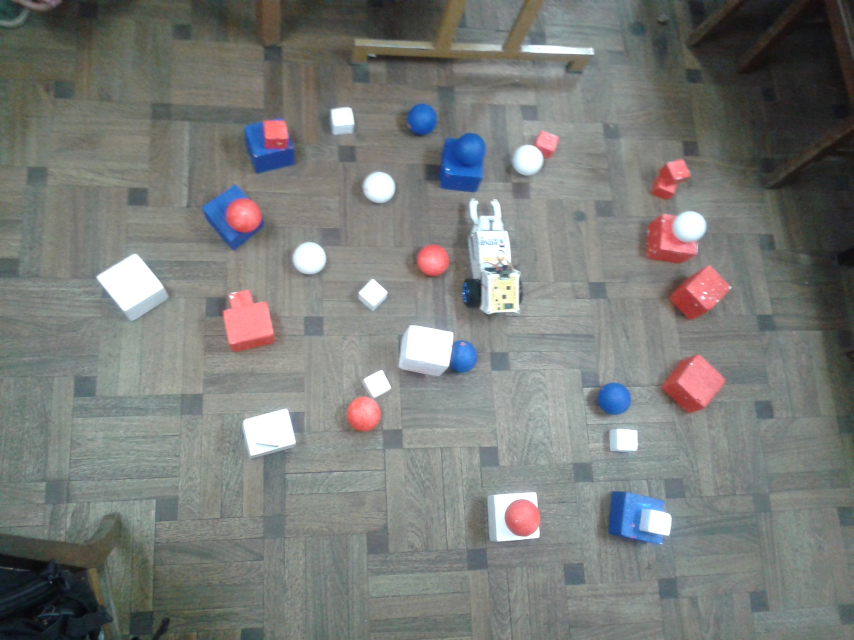
#> input picture img4.jpg, 2560 x 1920 px (shown at 1/3 size)
$ python -i contorno.py   (imports and definitions only)   (Python 2 division)   (older library calls are emulated)
#> lines starting #> are read from the running program, lines starting #| are printed output that depends on the picture; after the words box and inside, x2 and y2 are one past the last pixel; in counts of white or black regions, pixels touching at a corner belong together
import numpy as np
import math
import cv2
class Posicionamiento:

    def __init__(self):
        self.LOWER_RED = np.array([0,0,100])
        self.UPPER_RED = np.array([80,80,255])
        self.LOWER_BLUE = np.array([100, 0, 15])
        self.UPPER_BLUE = np.array([255, 100, 100])
        self.blanco_bajo = np.array([0, 0, 170])
        self.blanco_alto = np.array([255, 200, 255])

        self.amarillo_bajo = np.array([15, 30, 20])
        self.amarillo_alto = np.array([25, 275, 255])

        self.centro = (160, 240)
        self.areas = {'100':1218, '90':1395, '80':1557.5,'70':1973.5, '60':2620.5, '50':3356.5, '40':6485.0, '30':6601.0, '20':10545.5}

    def obtener_datos_forma(self, image, forma, color):
        image = cv2.resize(image, (10,10))
        mascara = self.obtener_mascara(image, color)

    def obtener_forma(self):
        pass

    def obtener_mascara(self, image, color):
        image = cv2.resize(image, (320, 240))
        mascara = None
        image = cv2.blur(image, (7,7))
        image_hsv = cv2.cvtColor(image, cv2.COLOR_BGR2HSV)
        if(color=='blue'):
            mascara = cv2.inRange(image, self.LOWER_BLUE, self.UPPER_BLUE)
            mascara = cv2.erode(mascara, (5,5))
            mascara = cv2.dilate(mascara, (5,5))
            cv2.imshow("mask azul",mascara)
            cv2.imwrite("imgee.jpg",mascara)
        elif(color == 'red'):
            mascara = cv2.inRange(image, self.LOWER_RED, self.UPPER_RED)
            mascara = cv2.erode(mascara, (5, 5))
            mascara = cv2.dilate(mascara, (5, 5))
            cv2.imshow("mask azul",mascara)
            cv2.imwrite("imgee.jpg",mascara)
        elif(color == 'blanco'):
            mascara = cv2.inRange(image_hsv, self.blanco_bajo, self.blanco_alto)
            mascara = cv2.erode(mascara, (5, 5))
            mascara = cv2.dilate(mascara, (5, 5))
        elif(color == 'amarillo'):
            mascara = cv2.inRange(image_hsv, self.amarillo_bajo, self.amarillo_alto)
            mascara = cv2.erode(mascara, (5, 5))
            mascara = cv2.dilate(mascara, (5, 5))
        cv2.imshow("mask",mascara)
        return mascara

    def obtener_contornos(self, mascara):
		_,contours, inheriters = cv2.findContours(mascara, cv2.RETR_EXTERNAL, cv2.CHAIN_APPROX_SIMPLE)
		pos =[]
		for c in contours:
			moments = cv2.moments(c)
			# Se verifica si el area es mayor a 500
			if moments['m00'] > 0:
				try:
					cx = int(moments['m10'] / moments['m00'])
					cy = int(moments['m01'] / moments['m00'])
					pos.append([cx,cy])
				except Exception:
								print Exception.message
		return pos

    # [31 lines left out: functions obtener_area, pintar_centroide, obtener_distancia_aprox, not called in this run]

    def obetener_centro_imagen(self):
        pass

    # [6 lines left out: function obtener_angulo, not called in this run]
    def get_auto(self, imagen):
		img = cv2.resize(imagen, (320, 240))
		mascara = d.obtener_mascara(img, "amarillo")
		pos = d.obtener_contornos(mascara)
		return pos

    # [13 lines left out: functions get_contornos, get_forma, not called in this run]
d = Posicionamiento()


>>> import cv2
>>> picture = cv2.imread('img4.jpg')
#> picture is the input picture: shape (1920, 2560, 3); mean B, G, R 120.6, 123.5, 121.2
>>> result = Posicionamiento().get_auto(picture)
#> in get_auto, `img = cv2.resize(imagen, (320, 240))`:
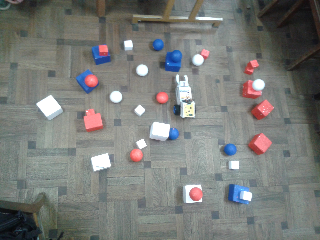
#> img: shape (240, 320, 3); mean B, G, R 120.7, 123.6, 121.3
#> in obtener_mascara, `image = cv2.blur(image, (7,7))`:
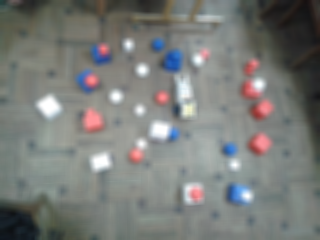
#> image: shape (240, 320, 3); mean of channels 0, 1, 2 120.7, 123.6, 121.3; drawn as B, G, R
#> in obtener_mascara, `image_hsv = cv2.cvtColor(image, cv2.COLOR_BGR2HSV)`: image_hsv: shape (240, 320, 3); mean H, S, V 61.6, 24.1, 128.1
#> in obtener_mascara, `mascara = cv2.inRange(image_hsv, self.amarillo_bajo, self.amarillo_alto)`:
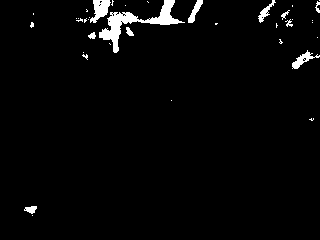
#> mascara: shape (240, 320); 2.7% white; 38 white regions (27 under 20 px), largest, box (x1, y1, x2, y2) and area: (99, 0, 185, 53) 1030, (90, 0, 111, 23) 274, (292, 50, 320, 69) 178
#> in obtener_mascara, `mascara = cv2.erode(mascara, (5, 5))`:
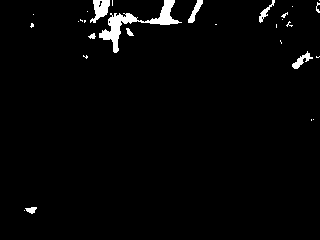
#> mascara: shape (240, 320); 2.3% white; 29 white regions (20 under 20 px), largest, box (x1, y1, x2, y2) and area: (99, 0, 182, 53) 928, (90, 0, 110, 23) 261, (292, 51, 313, 69) 135
#> in obtener_mascara, `mascara = cv2.dilate(mascara, (5, 5))`:
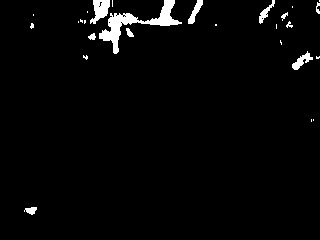
#> mascara: shape (240, 320); 2.7% white; 27 white regions (16 under 20 px)
#> in obtener_contornos, `_,contours, inheriters = cv2.findContours(mascara, cv2.RETR_EXTERNAL, ..`: contours = 27 contours, 19 with area under 20; largest, box (x1, y1, x2, y2) and area: (99, 0, 182, 54) 900, (90, 0, 110, 24) 254, (292, 51, 313, 70) 125, (188, 0, 203, 24) 118, (259, 0, 275, 24) 90, (24, 207, 37, 215) 50, (126, 28, 134, 37) 31, (88, 33, 96, 40) 26; inheriters = 27 rows, first 6: [1, -1, -1, -1], [2, 0, -1, -1], [3, 1, -1, -1], [4, 2, -1, -1], [5, 3, -1, -1], [6, 4, -1, -1]
#> the loop in obtener_contornos, `for c in contours:` made 27 passes
#> (c, cx, cy) on passes 11, 15: ([[215, 24], [215, 25], [216, 25], [216, 24]], 215, 24), ([[84, 20], [84, 23], [85, 22], [85, 20]], 84, 21)
#> (cx, cy) on passes 1, 4, 5, 6, 7, 8: (30, 210), (317, 57), (85, 56), (301, 60), (280, 42), (91, 36)
#> after the loop in obtener_contornos, `for c in contours:`: pos = [[30, 210], [317, 57], [85, 56], [301, 60], [280, 42], [91, 36], [129, 32], [215, 24], [31, 25], [288, 24], [84, 21], [81, 20], [283, 15], [317, 8], [264, 12], [194, 11], [135, 23], [100, 9]]
#> result has the same summary as pos in obtener_contornos
